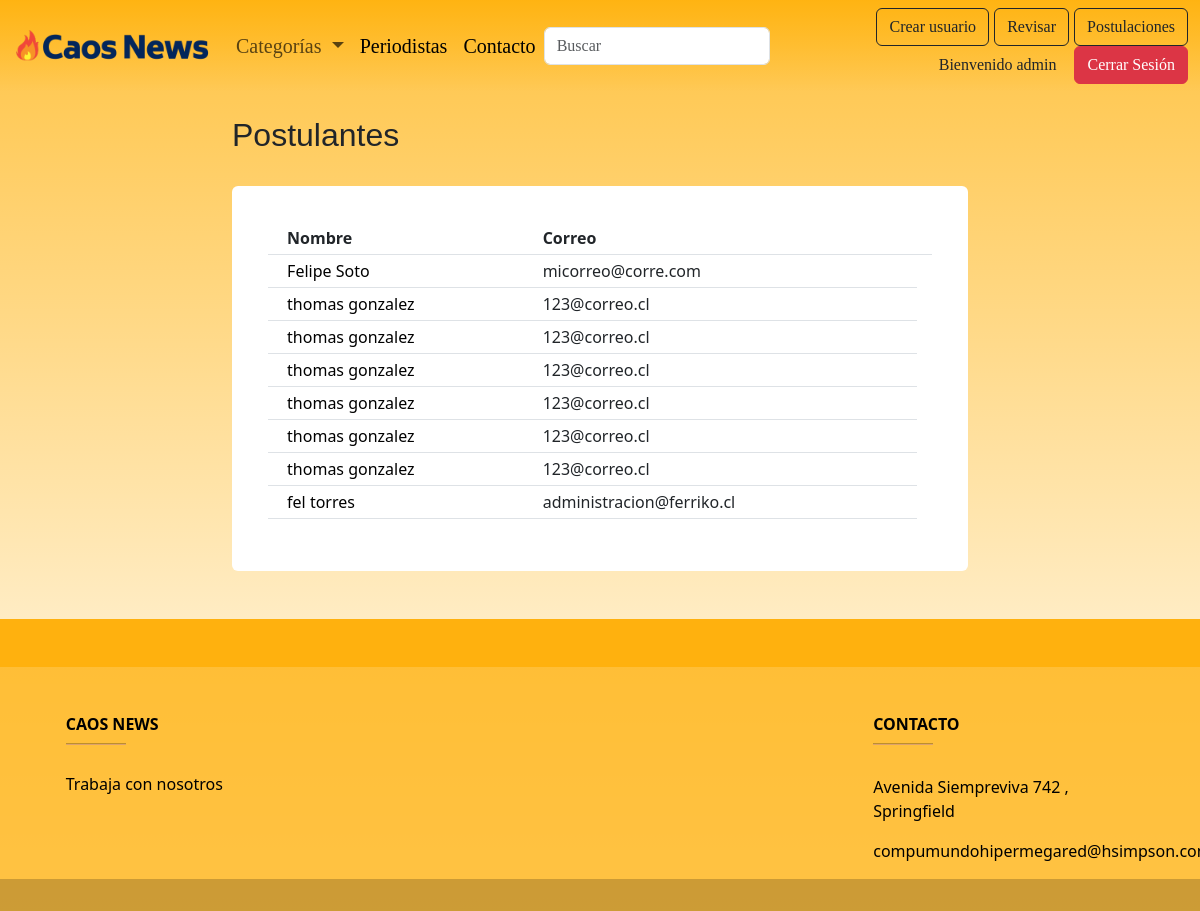
Page /mantenedor/postulaciones (signed in) on the committed database.
### appweb/models.py (models this page shows, shortened)
class Postulacion(models.Model):
    nombre = models.CharField(max_length=200)
    apellido = models.CharField(max_length=200)
    fecha_nacimiento = models.DateField(null=True)
    telefono = models.IntegerField()
    direccion = models.CharField(max_length=200)
    email = models.CharField(max_length=200)
    imagen = models.ImageField(upload_to="imagenes_postulantes", null=True)
    descripcion = RichTextField(null=True)

### appweb/views.py (the view)
# urls.py: path('mantenedor/postulaciones', listar_postulaciones , name="listar_postulaciones"),
@login_required(login_url="/accounts/login")
@permission_required(['appweb.view_postulacion'], login_url="/accounts/login")
def listar_postulaciones(request):
    listarPostulaciones = Postulacion.objects.all()
    data={
        "listarPostulacion" : listarPostulaciones
    }
    return render(request, "mantenedor/listar_postulacion.html", data)

### appweb/templates/mantenedor/listar_postulacion.html (shortened to what this page needs)
{% extends 'base.html' %}
{% load static %}
{% block contenido %}
<body style="background:linear-gradient(to bottom, #ffae00bb,rgba(255, 0, 0, 0)) no-repeat; ">
  <div class="container">
    <div class="row">
      <div class="col-2"></div>
      <div class="col-8">
        <br>
        <h2>Postulantes</h2>
        <br>
        <div class="card" style="width: 100%; margin: auto; border: none;">
          <div class="card-body" style="margin: 20px;">
            <table class="table table-sm">
              <thead>
                <tr>
                  <th scope="col"></th>
                  <th scope="col">Nombre</th>
                  <th scope="col">Correo</th>
                  <th scope="col"></th>
                </tr>
                {% if listarPostulacion %}
                {% for p in listarPostulacion %}
              </thead>
              <tbody>
                <tr>
                  <th scope="row"></th>
                  <td>
                    <a style="text-decoration: none; color: black;" href="{% url 'detalle_postulacion' p.pk %}">{{p.nombre}} {{p.apellido}}</a>
                  </td>
                  <td>{{p.email}}</td>
                  {% endfor %}
              </tbody>
              {% else %}
              <h1>No hay registro de Postulaciones</h1>
              {% endif %}
            </table>
          </div>
        </div>
      </div>
      <div class="col-2"></div>
    </div>
  </div>
</body>
{% endblock %}

### appweb/templates/base.html (shortened to what this page needs)
<!DOCTYPE html>
<html lang="en">
<head>
  {% load static %}
  <link rel="stylesheet" href="{% static 'css/style.css' %}">
  <link href="https://cdn.jsdelivr.net/npm/bootstrap@5.3.0/dist/css/bootstrap.min.css" rel="stylesheet"
>
</head>
<body>
  <nav class="navbar navbar-expand-lg bg-body-tertiary;">
    <div class="container-fluid">
      <a class="navbar-brand" href="{% url 'home' %}">
        <img src="{% static './images/caoes news chico.png' %}" style="color: aquamarine;" height="40"
          class="d-inline-block align-center" alt="Logo">
      </a>
      <div class="collapse navbar-collapse" id="navbarSupportedContent">
        <ul class="navbar-nav me-auto mb-2 mb-lg-0">
          <li class="nav-item dropdown">
            <div class="dropdown">
              <button class="nav-link dropdown-toggle" type="button" data-bs-toggle="dropdown" aria-expanded="false">
                Categorías
              </button>
            </div>
          </li>
          <li class="nav-item">
            <a class="nav-link active" aria-current="page" href="{% url 'filtro_autor' %}">Periodistas</a>
          </li>
          <li class="nav-item">
            <a class="nav-link active" aria-current="page" href="{% url 'contacto' %}">Contacto</a>
          </li>
        </ul>
        <form class="col-12 col-lg-auto mb-3 mb-lg-0 me-lg-3" role="search" action="" method="POST">
          <input type="search" name="valor_buscado" class="form-control form-control-dark " placeholder="Buscar"
            aria-label="Search">
        </form>
        <div class="text-end">
          {% if user.is_authenticated and user.is_superuser %}
          <a href="{% url 'registro' %}" class="btn btn-outline-dark">Crear usuario</a>
          <a href="{% url 'listar_noticia_admin' %}" class="btn btn-outline-dark">Revisar</a>
          <a href="{% url 'listar_postulaciones' %}" class="btn btn-outline-dark bg-orangered">Postulaciones</a>
          <label class="btn">Bienvenido {{user.username}}</label>
          <a href="{% url 'logout' %}">
            <button type="button" class="btn btn-danger">Cerrar Sesión</button>
          </a>
          {% else %}
          <a href="{% url 'login' %}" class="btn btn-outline-dark">Login</a>
          {% endif %}
        </div>
      </div>
    </div>
  </nav>
  <main>
    {% block contenido %}
    {% endblock %}
  </main>
</body>
<br>
<br>
<footer class="text-center text-lg-start text-black" style="background-color: #ffae00bb">
  <section class="d-flex justify-content-between p-4" style="background-color: #ffae00bb">
  </section>
  <section class="">
    <div class="container text-center text-md-start mt-5">
      <div class="row mt-3">
        <div class="col-md-3 col-lg-4 col-xl-3 mx-auto mb-4">
          <h6 class="text-uppercase fw-bold">Caos News</h6>
          <hr class="mb-4 mt-0 d-inline-block mx-auto" style="width: 60px; background-color: #7c4dff; height: 2px" />
          <a style="color: black; text-decoration: none;" href="{% url 'formulario_postulacion' %}">
            <h6> Trabaja con nosotros</h6>
          </a>
        </div>
        <div class="col-md-2 col-lg-2 col-xl-2 mx-auto mb-4">
        </div>
        <div class="col-md-3 col-lg-2 col-xl-2 mx-auto mb-4">
        </div>
        <div class="col-md-4 col-lg-3 col-xl-3 mx-auto mb-md-0 mb-4">
          <h6 class="text-uppercase fw-bold">Contacto</h6>
          <hr class="mb-4 mt-0 d-inline-block mx-auto" style="width: 60px; background-color: #7c4dff; height: 2px" />
          <p> Avenida Siempreviva 742 , Springfield</p>
          <p> compumundohipermegared@hsimpson.com</p>
        </div>
      </div>
    </div>
  </section>
  <div class="text-center p-3" style="background-color: rgba(0, 0, 0, 0.2)">
  </div>
</footer>
</html>

### appweb/static/css/style.css (style rules this page uses)
nav { background:linear-gradient(to bottom, #ffae00bb,rgba(255, 0, 0, 0)); font-family:Cambria, Cochin, Georgia, Times, 'Times New Roman', serif; font-size: 20px; color: red; font-weight:normal; }
a { text-decoration: none; color: black; }
h2 { font-family:'Franklin Gothic Medium', 'Arial Narrow', Arial, sans-serif; font-size: 28px; color:rgb(0, 0, 95); font-weight: bolder; text-align: left; margin-top: 50px; }

### rows in the picture
Postulacion: nombre "Felipe", apellido "Soto", email "micorreo@corre.com"
Postulacion: nombre "thomas", apellido "gonzalez", email "123@correo.cl"
Postulacion: nombre "thomas", apellido "gonzalez", email "123@correo.cl"
Postulacion: nombre "thomas", apellido "gonzalez", email "123@correo.cl"
Postulacion: nombre "thomas", apellido "gonzalez", email "123@correo.cl"
Postulacion: nombre "thomas", apellido "gonzalez", email "123@correo.cl"
Postulacion: nombre "thomas", apellido "gonzalez", email "123@correo.cl"
Postulacion: nombre "fel", apellido "torres", email "administracion@ferriko.cl"

### other values in the picture
{{ user.username }} "admin"
